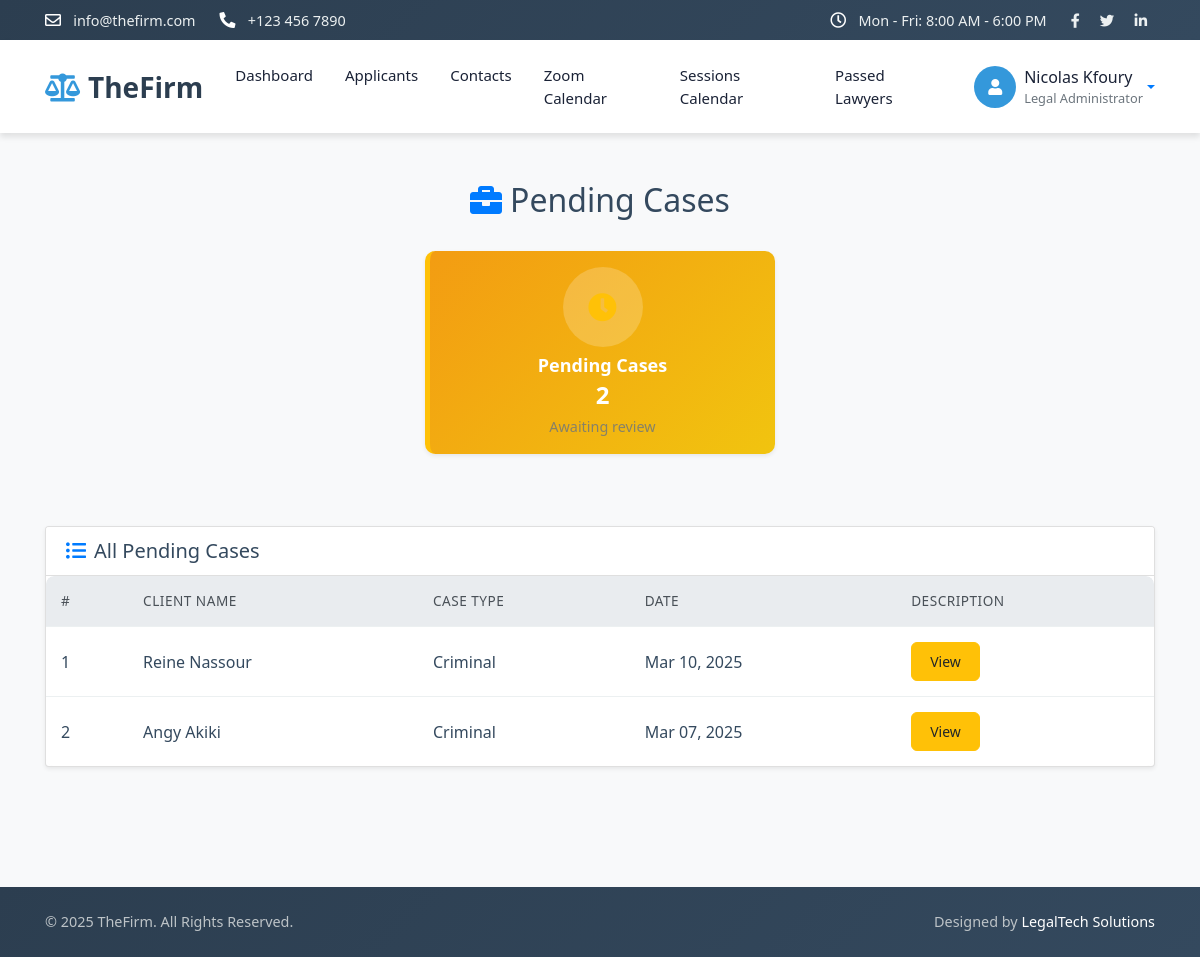
Page /admin/pendingcases.php (signed in) on the earlier database version.
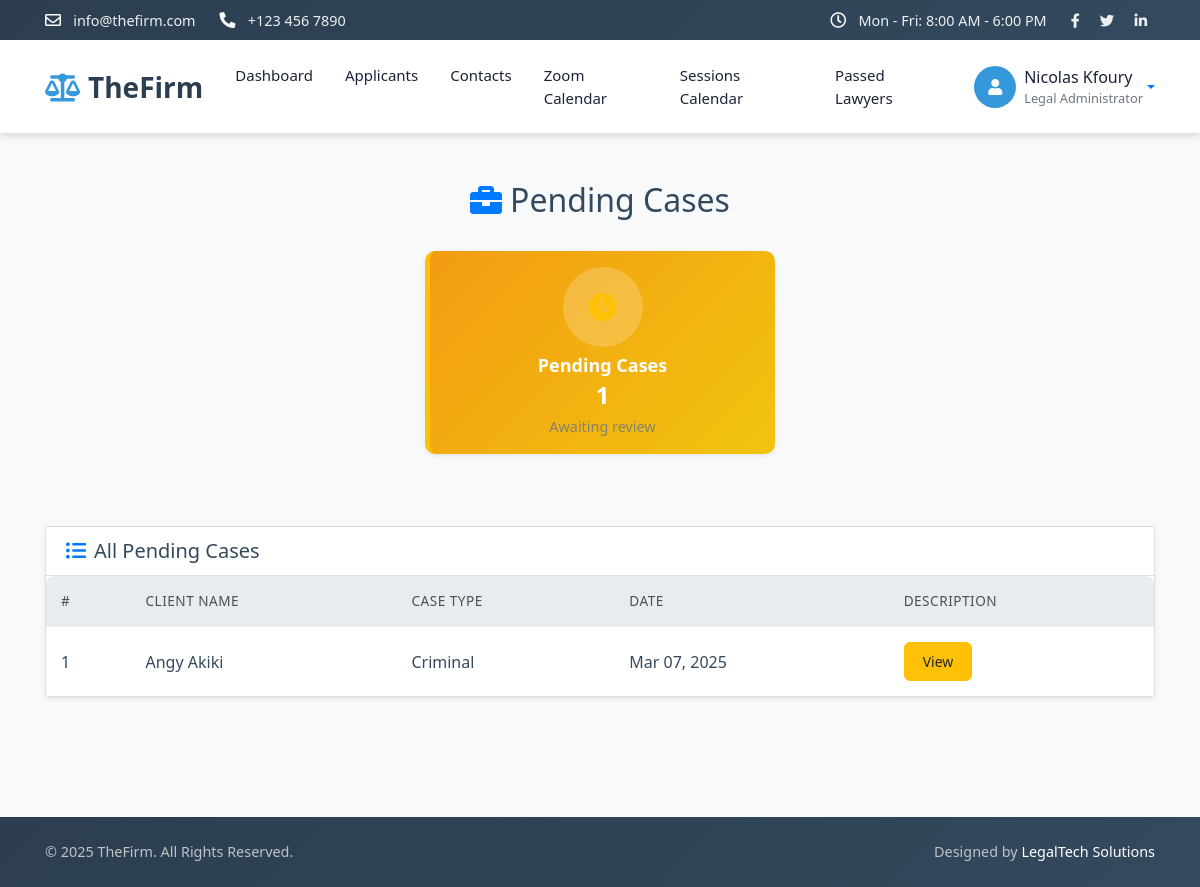
Same page on the later database version.
### tables this page shows
CREATE TABLE `case` (
  `id` int(50) NOT NULL,
  `description` varchar(255) NOT NULL,
  `startdate` date NOT NULL,
  `enddate` date NOT NULL,
  `status` enum('Pending','Accepted','Rejected') NOT NULL DEFAULT 'Pending',
  `casestatus` enum('Pending','Closed') NOT NULL DEFAULT 'Pending',
  `caseContractimg` varchar(255) NOT NULL,
  `userid` int(50) NOT NULL,
  `categoryid` int(50) NOT NULL,
  `attid` int(50) NOT NULL
);

CREATE TABLE `user` (
  `id` int(50) NOT NULL,
  `fname` varchar(255) NOT NULL,
  `lname` varchar(255) NOT NULL,
  `email` varchar(255) NOT NULL,
  `password` varchar(255) NOT NULL,
  `address` varchar(255) NOT NULL,
  `phonenum` int(9) NOT NULL,
  `image` varchar(255) NOT NULL,
  `role` int(1) NOT NULL,
  `status` enum('Unverified','Unrestricted','Restricted','') NOT NULL DEFAULT 'Unverified'
);

CREATE TABLE `category` (
  `id` int(11) NOT NULL,
  `name` varchar(255) NOT NULL,
  `description` varchar(255) NOT NULL,
  `image` varchar(255) NOT NULL
);

### admin/pendingcases.php (the view, shortened to what this page needs)
<!DOCTYPE html>
<html lang="en">
<head>
    <link href="https://stackpath.bootstrapcdn.com/bootstrap/4.4.1/css/bootstrap.min.css" rel="stylesheet">
    <link href="https://cdnjs.cloudflare.com/ajax/libs/font-awesome/5.15.3/css/all.min.css" rel="stylesheet">
    <link href="lib/animate/animate.min.css" rel="stylesheet">
    <link href="lib/owlcarousel/assets/owl.carousel.min.css" rel="stylesheet">
    <link href="../css/admincss.css" rel="stylesheet">
    <link href="../css/attindex.css" rel="stylesheet">
</head>
<body>
<?php include 'header.php'; ?>
<div class="container py-5">
    <div class="d-flex justify-content-between align-items-center mb-4">
        <h2 class="text-center w-100"><i class="fas fa-briefcase text-primary mr-2"></i>Pending Cases</h2>
    </div>
   <div class="row status-cards mb-5 justify-content-center">
    <div class="col-md-4 mb-4">
        <div class="card status-card pending-card h-100 shadow-sm text-center">
            <a href="dashboard.php" class="stretched-link text-decoration-none text-reset">
                <div class="card-body p-3">
                    <div class="status-icon mb-2" style="font-size: 1.8rem;">
                        <i class="fas fa-clock text-warning"></i>
                    </div>
                    <h5 class="card-title mb-1">Pending Cases</h5>
                    <?php
                    $sql10 = "SELECT * FROM `case` WHERE status='Pending'";
                    $res10 = $conn->query($sql10);
                    $t10 = $res10->num_rows;
                    ?>
                    <p class="h4 font-weight-bold mb-1"><?php echo $t10; ?></p>
                    <small class="text-muted">Awaiting review</small>
                </div>
            </a>
        </div>
    </div>
</div>
    <div class="card mb-4 shadow-sm">
        <div class="card-header bg-white d-flex justify-content-between align-items-center">
            <h5 class="mb-0"><i class="fas fa-list-ul mr-2 text-primary"></i>All Pending Cases</h5>
        </div>
        <div class="card-body p-0">
            <div class="table-responsive">
                <table class="table table-hover mb-0">
                    <thead class="thead-light">
                        <tr>
                            <th>#</th>
                            <th>Client Name</th>
                            <th>Case Type</th>
                            <th>Date</th>
                            <th>Description</th>
                        </tr>
                    </thead>
                    <tbody>
                        <?php
                        $sql = "SELECT * FROM `case` WHERE status='Pending' ORDER BY startdate DESC";
                        $result = $conn->query($sql);
                        $counter = 1;
                        while ($row = $result->fetch_assoc()) {
                            $userid = $row['userid'];
                            $sqlUser = "SELECT * FROM user WHERE id = '$userid'";
                            $userResult = $conn->query($sqlUser)->fetch_assoc();
                            $clientName = $userResult['fname'] . ' ' . $userResult['lname'];
                            $catid = $row['categoryid'];
                            $category = $conn->query("SELECT name FROM category WHERE id = '$catid'")->fetch_assoc()['name'];
                            ?>
                            <tr>
                                <td><?= $counter++ ?></td>
                                <td><?= $clientName ?></td>
                                <td><?= $category ?></td>
                                <td><?= date('M d, Y', strtotime($row['startdate'])) ?></td>
                                <td>
                                    <button class="btn btn-warning btn-sm" data-toggle="modal" data-target="#descModal<?= $row['id'] ?>">View</button>
                                </td>
                            </tr>
                        <?php } ?>
                    </tbody>
                </table>
            </div>
        </div>
    </div>
</div>
<div class="footer bg-dark text-white py-4 mt-5">
    <div class="container">
        <div class="row">
            <div class="col-md-6 text-center text-md-left mb-3 mb-md-0">
                <p class="m-0">&copy; 2025 TheFirm. All Rights Reserved.</p>
            </div>
            <div class="col-md-6 text-center text-md-right">
                <p class="m-0">Designed by <a href="#" class="text-white">LegalTech Solutions</a></p>
            </div>
        </div>
    </div>
</div>
</body>
</html>

Differences in the rows shown:
no longer on this page (row edited): case: userid.lname "Reine Nassour", categoryid.name "Criminal", startdate "Mar 10, 2025"
Other differences:
$t10: "2" → "1"
